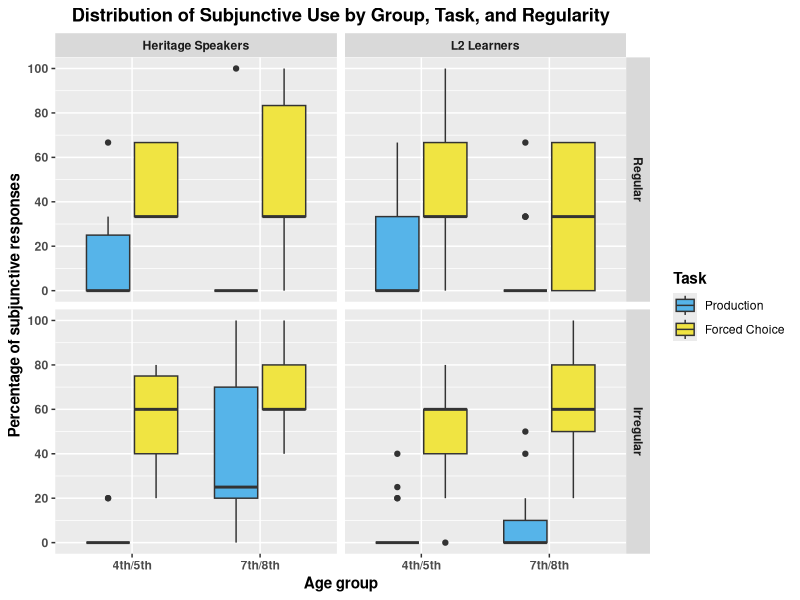
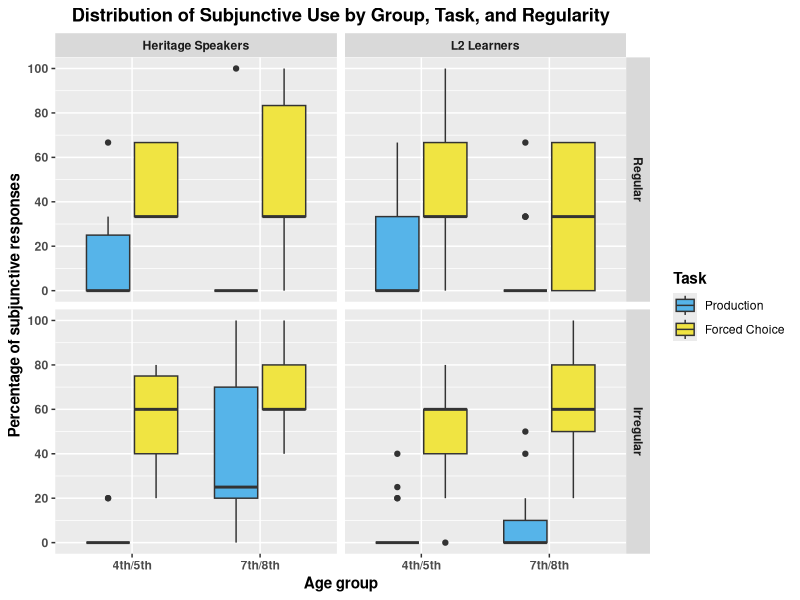

Recreate these plots in R, in order.
library(tidyverse)
library(here)


# Prepare dataframes
## Load Data
L2_45_Prod <- read_csv(here("./CSV Files/L2 Learners/L2 Fourth and Fifth Subjunctive Production.csv")) %>% 
  mutate(Speaker_Group = "L2 Learners")

L2_45_FCT <- read_csv(here("./CSV Files/L2 Learners/L2 Fourth and Fifth Subjunctive FCT.csv")) %>% 
  mutate(Speaker_Group = "L2 Learners")

HS_45_Prod <- read_csv(here("./CSV Files/Heritage/Heritage Fourth and Fifth Subjunctive Production.csv")) %>% 
  mutate(Speaker_Group = "Heritage Speakers")

HS_45_FCT <- read_csv(here("./CSV Files/Heritage/Heritage Fourth and Fifth Subjunctive FCT.csv")) %>% 
  mutate(Speaker_Group = "Heritage Speakers")

L2_78_Prod <- read_csv(here("./CSV Files/L2 Learners/L2 Seventh and Eighth Subjunctive Production.csv")) %>% 
  mutate(Speaker_Group = "L2 Learners")

L2_78_FCT <- read_csv(here("./CSV Files/L2 Learners/L2 Seventh and Eighth Subjunctive FCT.csv")) %>% 
  mutate(Speaker_Group = "L2 Learners")

HS_78_Prod <- read_csv(here("./CSV Files/Heritage/Heritage Seventh and Eighth Subjunctive Production.csv")) %>% 
  mutate(Speaker_Group = "Heritage Speakers")

HS_78_FCT <- read_csv(here("./CSV Files/Heritage/Heritage Seventh and Eighth Subjunctive FCT.csv")) %>% 
  mutate(Speaker_Group = "Heritage Speakers")


## Production average
Production <- rbind(L2_45_Prod, HS_45_Prod, L2_78_Prod, HS_78_Prod) %>% 
  group_by(Part_ID, Age_Group, Speaker_Group, Verb_Type) %>%
  summarize(Total_Subj = sum(Accuracy, na.rm = TRUE),
            Total_Responses = sum(!is.na(Accuracy)),
            Ratio = Total_Subj/Total_Responses) %>% 
  mutate(Task = "Production",
         Ratio = (Ratio*100))

Selection <- rbind(L2_45_FCT, HS_45_FCT, L2_78_FCT, HS_78_FCT) %>% 
  group_by(Part_ID, Age_Group, Speaker_Group, Verb_Type) %>%
  summarize(Total_Subj = sum(Accuracy, na.rm = TRUE),
            Total_Responses = sum(!is.na(Accuracy)),
            Ratio = Total_Subj/Total_Responses) %>% 
  mutate(Task = "Forced Choice",
         Ratio = (Ratio*100))

Master <- rbind(Production, Selection)
Master$Task <- factor(Master$Task, levels = c("Production", "Forced Choice"))
Master$Verb_Type <- factor(Master$Verb_Type, levels = c("Regular", "Irregular"))


# Aggregate model
Regularity_Boxplot <- Master %>% 
  ggplot(aes(x = Age_Group, y = Ratio, fill = Task)) +
  geom_boxplot() +
  facet_grid(vars(Verb_Type), vars(Speaker_Group)) +
  scale_y_continuous(breaks = seq (0, 100, 20),
                     limits = c(0, 100)) +
  scale_fill_manual(values = c("#56B4E9", "#F0E442")) +
  labs(x = "Age group", y = "Percentage of subjunctive responses", title = "Distribution of Subjunctive Use by Group, Task, and Regularity") +
  theme(axis.title = element_text(face = "bold"),
        axis.text = element_text(face = "bold"),
        plot.title = element_text(hjust = 0.5, face = "bold"),
        legend.title = element_text(face = "bold"),
        strip.text = element_text(face = "bold"))

Regularity_Boxplot

ggsave(filename = here("Subjunctive Manuscript (SHLL)", "Graphs", "SHLL Figure 4.pdf"),
       plot = Regularity_Boxplot,
       device = "pdf",
       width = 6.5,
       height = 3.5,
       units = "in")
